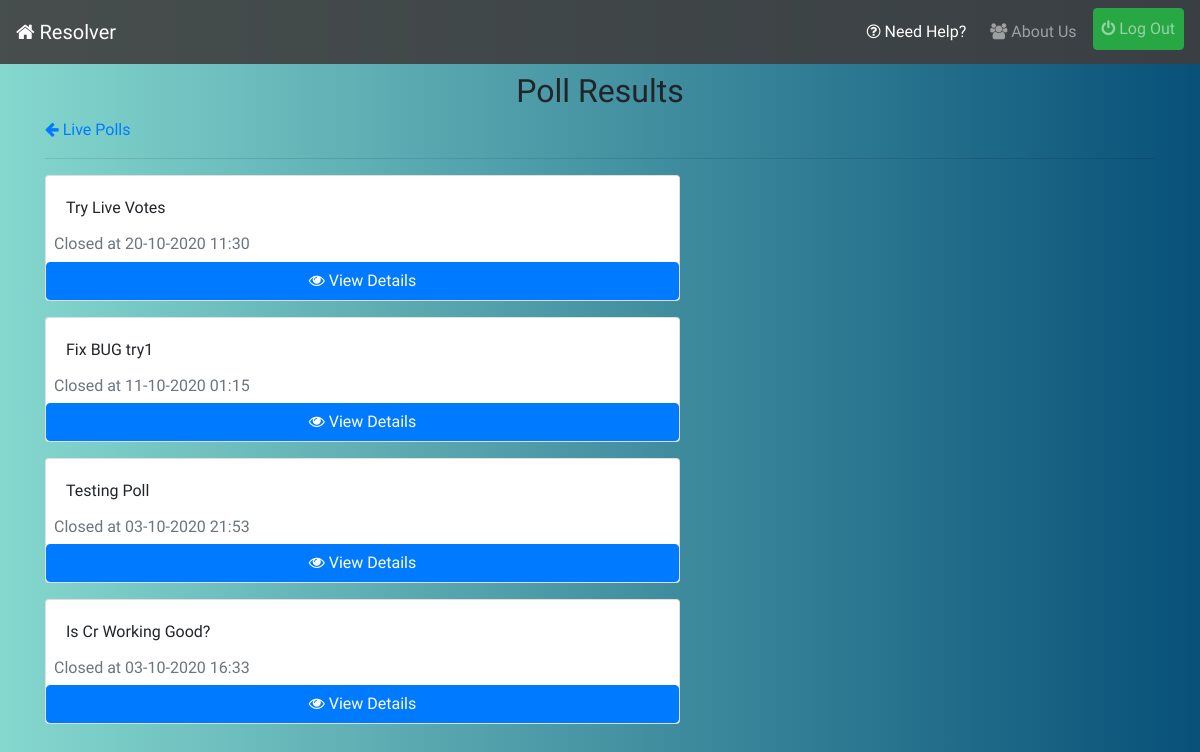
Before: /polling/results/ (signed in) with the older database file.
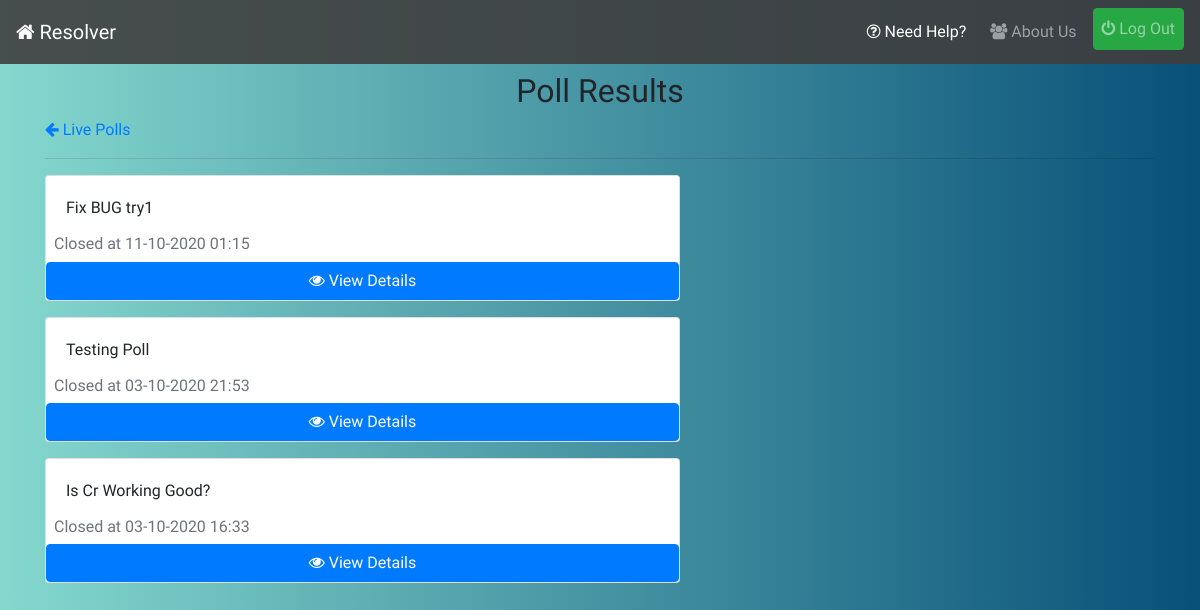
After: the same page with the newer database file.
### polling/models.py (models this page shows, shortened)
class Poll(models.Model):
    user = models.ForeignKey(UserInfo,on_delete=models.CASCADE,related_name='polluser',blank=True)
    statement = models.CharField(max_length=128)
    options = models.ManyToManyField(Option,blank=True,related_name='poll')
    department = models.CharField(max_length=20,blank=True)
    join = models.CharField(max_length=4,blank=True)
    active = models.BooleanField(default=True)
    timestamp = models.DateTimeField(auto_now_add=True)
    updated = models.DateTimeField(auto_now=True)

### polling/views.py (the view)
# urls.py: path('results/',views.poll_results_list,name='result-list'),
@login_required
def poll_results_list(request):
    qs = Poll.objects.filter(active=False,department=request.user.info.department,join=request.user.info.join_year).order_by('-updated')
    return render(request,'polling/poll-results-list.html',{'object_list':qs})

### infolist/context-processors.py (called while the page is built)
def pending_info_list_context(request):
    if request.user.is_superuser:
        return {}
    pending = -1
    if request.user.is_authenticated:
        pending = InfoList.objects.filter(department=request.user.info.department,year=request.user.info.join_year,approved=False).count()
    return {"pending_info_list":pending}

### reporter/context-processors.py (called while the page is built)
def pending_issue_list_context(request):
    if request.user.is_superuser:
        return {}
    pending=-1
    if request.user.is_authenticated:
        pending = Report.objects.filter(active=False,department=request.user.info.department,year=request.user.info.join_year,resolved=False).count()
    return {"pending_issue_count":pending}

def resolved_issue_list_context(request):
    if request.user.is_superuser:
        return {}
    resolved=-1
    if request.user.is_authenticated:
        resolved = Report.objects.filter(active=False,department=request.user.info.department,year=request.user.info.join_year,resolved=True).count()
    return {"resolved_issue_count":resolved}

### polling/templates/polling/poll-results-list.html
{% extends 'base.html' %}
{% block content %}
<h2 class="mt-2 text-center">Poll Results</h2>
<a class="mt-2" href="{% url 'polling:list' %}"><i class="fa fa-arrow-left"></i> Live Polls</a>
<hr>
<div class="row">
    {% for object in object_list %}
    <div class="col-lg-7 col-md-10 col-sm-12 mb-3">
        <div class="card">
            <div class="card-body">
                {{object.statement}}
            </div>
            <h6 class="card-subtitle mb-2 ml-2 text-muted">Closed at {{object.updated|date:'d-m-Y H:i'}}</h6>
            <a class="btn btn-primary" href="{% url 'polling:result-detail' object.id %}"><i class="fa fa-eye"></i> View Details</a>
        </div>
    </div>
    {% empty %}
    <p class="lead my-2 ml-2">No Closed Polls Yet!</p>
    {% endfor %}
</div>
{% endblock %}

Changed rows visible on the page:
removed Poll: statement "Try Live Votes", updated "20-10-2020 11:30"
